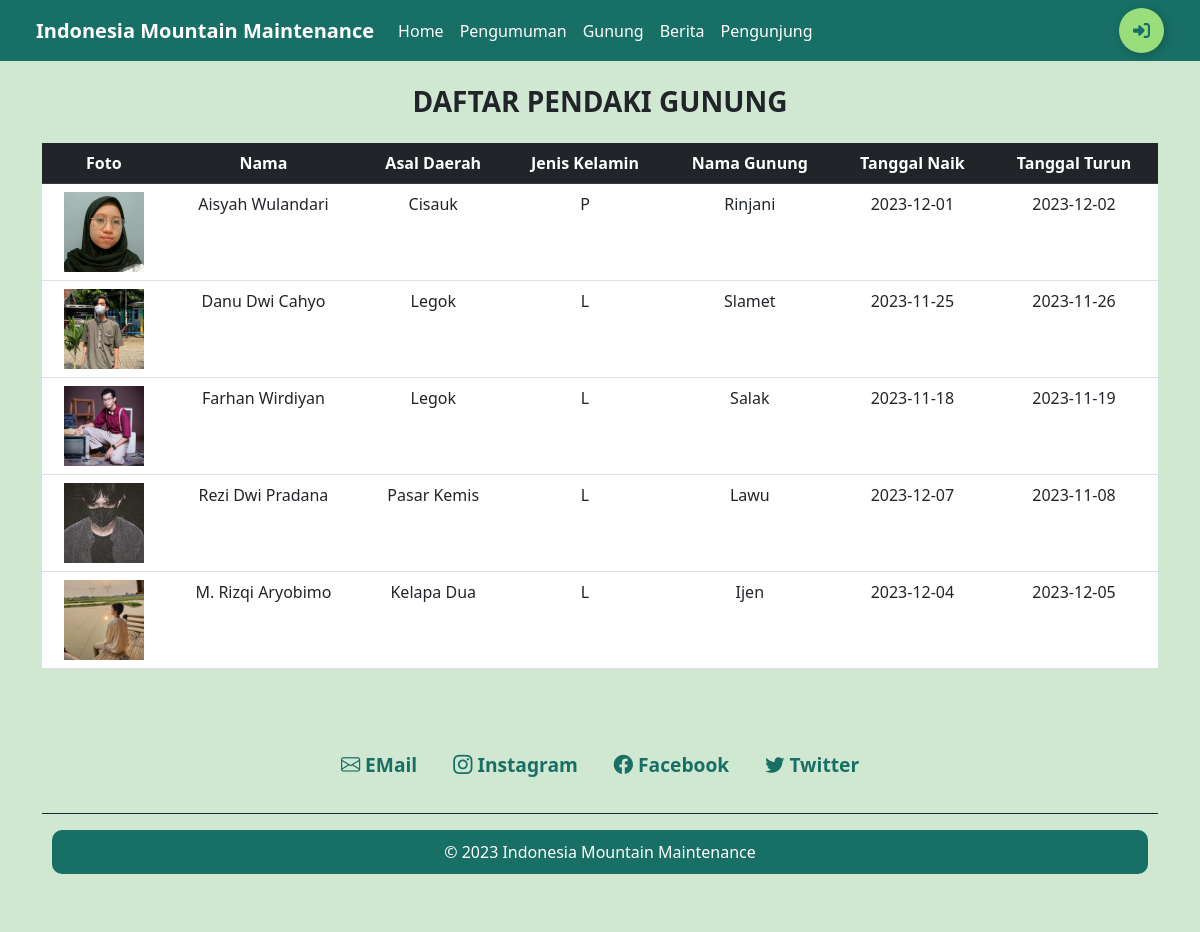
Screenshot of /pengunjung.php with the database file from the repository.
### tables this page shows
CREATE TABLE `pengunjung` (
  `id` int(3) NOT NULL,
  `nama` varchar(50) NOT NULL,
  `asaldaerah` varchar(50) NOT NULL,
  `jeniskelamin` char(1) NOT NULL,
  `nokerabat` varchar(50) NOT NULL,
  `namagunung` varchar(50) NOT NULL,
  `tglnaik` date NOT NULL,
  `tglturun` date NOT NULL,
  `photo` varchar(255) NOT NULL
);

### pengunjung.php (the view, shortened to what this page needs)
<?php include 'koneksi.php' ?>
<!DOCTYPE html>
<html lang="en">
<head>
    <link href="css/bootstrap.min.css" rel="stylesheet">
    <link href="css/btnlogin.css" rel="stylesheet">
    <link href="https://unpkg.com/aos@2.3.1/dist/aos.css" rel="stylesheet">
    <link rel="stylesheet" href="https://cdn.jsdelivr.net/npm/bootstrap-icons@1.3.0/font/bootstrap-icons.css">
</head>
<body style="background-color: #D0E7D2" ;>
    <nav class="navbar navbar-expand-lg px-4 sticky-top" style="background-color: #186F65;">
        <div class="container-fluid">
            <a class="navbar-brand fw-bold text-white" href="index.php">Indonesia Mountain Maintenance</a>
            <div class="collapse navbar-collapse" id="navbarNavDropdown">
                <ul class="navbar-nav me-auto mb-2 mb-xl-0">
                    <li class="nav-item">
                        <a class="nav-link active text-white" ia-current="page" href="index.php">Home</a>
                    </li>
                    <li class="nav-item">
                        <a class="nav-link text-white" href="index.php#announcement">Pengumuman</a>
                    </li>
                    <li class="nav-item">
                        <a class="nav-link text-white" href="gunung.php">Gunung</a>
                    </li>
                    <li class="nav-item">
                        <a class="nav-link text-white" href="berita.php">Berita</a>
                    </li>
                    <li class="nav-item">
                        <a class="nav-link text-white" href="pengunjung.php">Pengunjung</a>
                    </li>
                </ul>
                <button class="btn-login-custom">
                    <div class="sign"></div>
                </button>
            </div>
        </div>
    </nav>
    <div class="container pt-4 table-responsive">
        <h3 class="text-center fw-bold pb-3">DAFTAR PENDAKI GUNUNG</h3>
        <table class=" table table-hover text-center" data-aos="fade-down">
            <tr class="table-dark">
                <th>Foto</th>
                <th>Nama</th>
                <th>Asal Daerah</th>
                <th>Jenis Kelamin</th>
                <th>Nama Gunung</th>
                <th>Tanggal Naik</th>
                <th>Tanggal Turun</th>
            </tr>
            <?php
            $hasil = mysqli_query($db, "SELECT * FROM pengunjung");
            while ($row = mysqli_fetch_object($hasil)) {
            ?>
                <tr>
                    <td><img style="width: 80px; height: 80px;" src="<?= $row->photo ?>"></td>
                    <td><?php echo $row->nama ?></td>
                    <td><?php echo $row->asaldaerah ?></td>
                    <td><?php echo $row->jeniskelamin ?></td>
                    <td><?php echo $row->namagunung ?></td>
                    <td><?php echo $row->tglnaik ?></td>
                    <td><?php echo $row->tglturun ?></td>
                </tr>
            <?php
            }
            ?>
        </table>
    </div>
    <div class="container" style="background-color: #D0E7D2;">
        <footer class="py-4 my-4">
            <ul class="nav justify-content-center border-bottom border-dark pb-3 mb-3">
                <li class="nav-item" style="margin: 10px;">
                    <a href="#" target="_blank" class="nav-link px-2" style="color: #186F65; text-decoration: none; font-weight: bold; font-size: 1.2em;">
                        <i class="bi bi-envelope"></i> EMail
                    </a>
                </li>
                <li class="nav-item" style="margin: 10px;">
                    <a href="https://www.instagram.com/" target="_blank" class="nav-link px-2" style="color: #186F65; text-decoration: none; font-weight: bold; font-size: 1.2em;">
                        <i class="bi bi-instagram"></i> Instagram
                    </a>
                </li>
                <li class="nav-item" style="margin: 10px;">
                    <a href="https://www.facebook.com/" target="_blank" class="nav-link px-2" style="color: #186F65; text-decoration: none; font-weight: bold; font-size: 1.2em;">
                        <i class="bi bi-facebook"></i> Facebook
                    </a>
                </li>
                <li class="nav-item" style="margin: 10px;">
                    <a href="https://www.twitter.com/" target="_blank" class="nav-link px-2" style="color: #186F65; text-decoration: none; font-weight: bold; font-size: 1.2em;">
                        <i class="bi bi-twitter"></i> Twitter
                    </a>
                </li>
            </ul>
            <p class="text-center" style="color: #fff; background-color: #186F65; padding: 10px; border-radius: 10px; margin: 10px;">
                &copy; 2023 Indonesia Mountain Maintenance
            </p>
        </footer>
    </div>
</body>
</html>

### css/btnlogin.css (style rules this page uses)
.btn-login-custom { display: flex; align-items: center; justify-content: flex-start; width: 45px; height: 45px; border: none; border-radius: 50%; cursor: pointer; position: relative; overflow: hidden; transition-duration: 0.3s; box-shadow: 2px 2px 10px rgba(0, 0, 0, 0.199); background-color: #9ADE7B; }
.sign { width: 100%; transition-duration: 0.3s; display: flex; align-items: center; justify-content: center; }
.sign svg { width: 17px; }

### rows the page displays
pengunjung: photo (picture), nama "Aisyah Wulandari", asaldaerah "Cisauk", jeniskelamin "P", namagunung "Rinjani", tglnaik "2023-12-01", tglturun "2023-12-02"
pengunjung: photo (picture), nama "Danu Dwi Cahyo", asaldaerah "Legok", jeniskelamin "L", namagunung "Slamet", tglnaik "2023-11-25", tglturun "2023-11-26"
pengunjung: photo (picture), nama "Farhan Wirdiyan", asaldaerah "Legok", jeniskelamin "L", namagunung "Salak", tglnaik "2023-11-18", tglturun "2023-11-19"
pengunjung: photo (picture), nama "Rezi Dwi Pradana", asaldaerah "Pasar Kemis", jeniskelamin "L", namagunung "Lawu", tglnaik "2023-12-07", tglturun "2023-11-08"
pengunjung: photo (picture), nama "M. Rizqi Aryobimo", asaldaerah "Kelapa Dua", jeniskelamin "L", namagunung "Ijen", tglnaik "2023-12-04", tglturun "2023-12-05"
